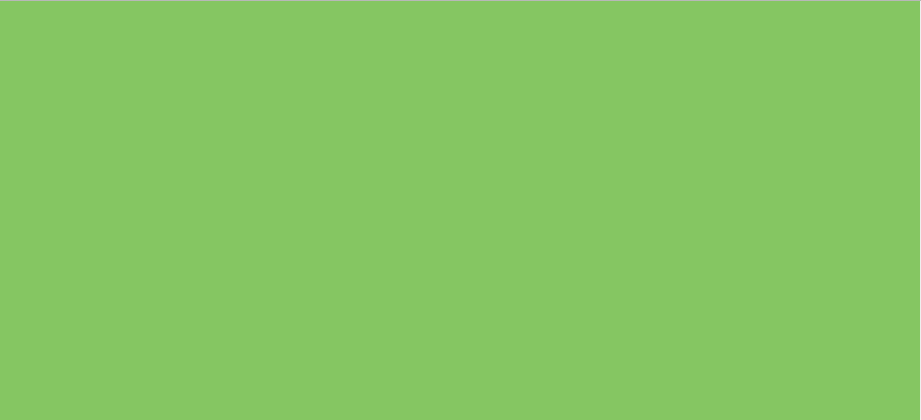
<?xml version="1.0" encoding="UTF-8"?>
<ui version="4.0">
 <class>GUImyPok</class>
 <widget class="QWidget" name="GUImyPok">
  <property name="geometry">
   <rect>
    <x>0</x>
    <y>0</y>
    <width>921</width>
    <height>420</height>
   </rect>
  </property>
  <property name="sizePolicy">
   <sizepolicy hsizetype="Fixed" vsizetype="Fixed">
    <horstretch>0</horstretch>
    <verstretch>0</verstretch>
   </sizepolicy>
  </property>
  <property name="windowTitle">
   <string>myPokemons</string>
  </property>
  <widget class="QScrollArea" name="scrollArea">
   <property name="geometry">
    <rect>
     <x>-10</x>
     <y>0</y>
     <width>1500</width>
     <height>861</height>
    </rect>
   </property>
   <property name="sizePolicy">
    <sizepolicy hsizetype="Fixed" vsizetype="Fixed">
     <horstretch>0</horstretch>
     <verstretch>0</verstretch>
    </sizepolicy>
   </property>
   <property name="maximumSize">
    <size>
     <width>16777215</width>
     <height>861</height>
    </size>
   </property>
   <property name="styleSheet">
    <string notr="true">#scrollPoks
{
	
	background-color: rgb(133, 198, 98);
background-image: url(:/pokpic/pokemon.png);}</string>
   </property>
   <property name="verticalScrollBarPolicy">
    <enum>Qt::ScrollBarAlwaysOn</enum>
   </property>
   <property name="horizontalScrollBarPolicy">
    <enum>Qt::ScrollBarAlwaysOff</enum>
   </property>
   <property name="sizeAdjustPolicy">
    <enum>QAbstractScrollArea::AdjustToContentsOnFirstShow</enum>
   </property>
   <property name="widgetResizable">
    <bool>false</bool>
   </property>
   <widget class="QWidget" name="scrollPoks">
    <property name="geometry">
     <rect>
      <x>0</x>
      <y>0</y>
      <width>929</width>
      <height>559</height>
     </rect>
    </property>
    <property name="maximumSize">
     <size>
      <width>929</width>
      <height>16777215</height>
     </size>
    </property>
   </widget>
  </widget>
 </widget>
 <layoutdefault spacing="6" margin="11"/>
 <resources>
  <include location="pokemonClientGUI.qrc"/>
 </resources>
 <connections/>
</ui>
